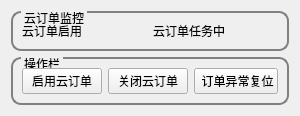
                  <widget class="QWidget" name="tab_cloudOrder">
                   <attribute name="title">
                    <string>云订单控制台</string>
                   </attribute>
                   <layout class="QVBoxLayout" name="verticalLayout_9">
                    <item>
                     <layout class="QVBoxLayout" name="vLayout_cloudOrder_1">
                      <item>
                       <widget class="QGroupBox" name="gBox_tab_cloudOrder_status">
                        <property name="styleSheet">
                         <string notr="true">QGroupBox{

border-width:2px;

border-style:solid;

border-radius: 10px;

border-color:gray;

margin-top:0.5ex;

}

QGroupBox::title{

subcontrol-origin:margin;

subcontrol-position:top left;

left:10px;

margin-left:0px;

padding:0 1px;

}</string>
                        </property>
                        <property name="title">
                         <string>云订单监控</string>
                        </property>
                        <layout class="QHBoxLayout" name="horizontalLayout_36">
                         <item>
                          <layout class="QGridLayout" name="gLayout_tab_cloudOrder_status">
                           <item row="0" column="0">
                            <widget class="QLabel" name="label_cloudOrder_en">
                             <property name="text">
                              <string>云订单启用</string>
                             </property>
                            </widget>
                           </item>
                           <item row="0" column="1">
                            <widget class="QLabel" name="label_cloudOrder_taskDoing">
                             <property name="text">
                              <string>云订单任务中</string>
                             </property>
                            </widget>
                           </item>
                          </layout>
                         </item>
                        </layout>
                       </widget>
                      </item>
                      <item>
                       <widget class="QGroupBox" name="gBox_tab_cloudOrder_operate">
                        <property name="styleSheet">
                         <string notr="true">QGroupBox{

border-width:2px;

border-style:solid;

border-radius: 10px;

border-color:gray;

margin-top:0.5ex;

}

QGroupBox::title{

subcontrol-origin:margin;

subcontrol-position:top left;

left:10px;

margin-left:0px;

padding:0 1px;

}</string>
                        </property>
                        <property name="title">
                         <string>操作栏</string>
                        </property>
                        <layout class="QHBoxLayout" name="horizontalLayout_37">
                         <item>
                          <layout class="QGridLayout" name="gLayout_cloudOrder_operate">
                           <item row="0" column="0">
                            <widget class="QPushButton" name="btn_cloudOrder_start">
                             <property name="text">
                              <string>启用云订单</string>
                             </property>
                            </widget>
                           </item>
                           <item row="0" column="1">
                            <widget class="QPushButton" name="btn_cloudOrder_close">
                             <property name="text">
                              <string>关闭云订单</string>
                             </property>
                            </widget>
                           </item>
                           <item row="0" column="2">
                            <widget class="QPushButton" name="btn_cloudOrder_reset">
                             <property name="text">
                              <string> 订单异常复位</string>
                             </property>
                            </widget>
                           </item>
                          </layout>
                         </item>
                        </layout>
                       </widget>
                      </item>
                     </layout>
                    </item>
                   </layout>
                  </widget>
